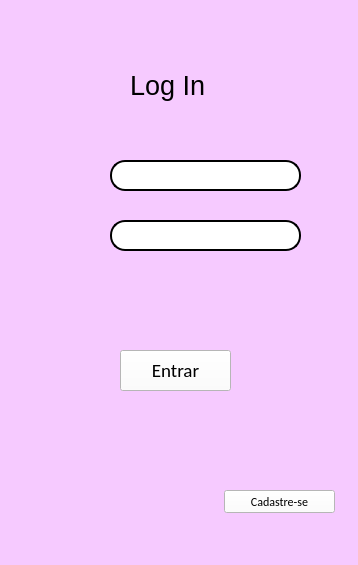
<?xml version="1.0" encoding="UTF-8"?>
<ui version="4.0">
 <class>MainWindow</class>
 <widget class="QMainWindow" name="MainWindow">
  <property name="geometry">
   <rect>
    <x>0</x>
    <y>0</y>
    <width>358</width>
    <height>565</height>
   </rect>
  </property>
  <property name="windowTitle">
   <string>MainWindow</string>
  </property>
  <property name="styleSheet">
   <string notr="true">background-color: rgb(255, 170, 255);
background-color: rgb(246, 202, 255);</string>
  </property>
  <widget class="QWidget" name="centralwidget">
   <widget class="QPushButton" name="pushButton">
    <property name="geometry">
     <rect>
      <x>120</x>
      <y>350</y>
      <width>111</width>
      <height>41</height>
     </rect>
    </property>
    <property name="font">
     <font>
      <family>Calibri</family>
      <pointsize>14</pointsize>
      <weight>50</weight>
      <bold>false</bold>
     </font>
    </property>
    <property name="styleSheet">
     <string notr="true">background-color: rgb(255, 255, 255);</string>
    </property>
    <property name="text">
     <string>Entrar</string>
    </property>
   </widget>
   <widget class="QLineEdit" name="lineEdit">
    <property name="geometry">
     <rect>
      <x>110</x>
      <y>160</y>
      <width>191</width>
      <height>31</height>
     </rect>
    </property>
    <property name="styleSheet">
     <string notr="true">background-color: rgb(255, 255, 255);
border-radius: 15px;
border-style: outset;
border-width: 2px;</string>
    </property>
   </widget>
   <widget class="QLineEdit" name="lineEdit_2">
    <property name="geometry">
     <rect>
      <x>110</x>
      <y>220</y>
      <width>191</width>
      <height>31</height>
     </rect>
    </property>
    <property name="styleSheet">
     <string notr="true">background-color: rgb(255, 255, 255);
border-radius: 15px;
border-style: outset;
border-width: 2px;</string>
    </property>
   </widget>
   <widget class="QPushButton" name="pushButton_2">
    <property name="geometry">
     <rect>
      <x>224</x>
      <y>490</y>
      <width>111</width>
      <height>23</height>
     </rect>
    </property>
    <property name="font">
     <font>
      <family>Calibri</family>
     </font>
    </property>
    <property name="styleSheet">
     <string notr="true">background-color: rgb(255, 255, 255);</string>
    </property>
    <property name="text">
     <string>Cadastre-se</string>
    </property>
   </widget>
   <widget class="QLabel" name="label_2">
    <property name="geometry">
     <rect>
      <x>60</x>
      <y>160</y>
      <width>31</width>
      <height>31</height>
     </rect>
    </property>
    <property name="text">
     <string/>
    </property>
    <property name="pixmap">
     <pixmap>usuario.png</pixmap>
    </property>
   </widget>
   <widget class="QLabel" name="label_3">
    <property name="geometry">
     <rect>
      <x>60</x>
      <y>220</y>
      <width>31</width>
      <height>31</height>
     </rect>
    </property>
    <property name="text">
     <string/>
    </property>
    <property name="pixmap">
     <pixmap>senha.png</pixmap>
    </property>
   </widget>
   <widget class="QLabel" name="label">
    <property name="geometry">
     <rect>
      <x>130</x>
      <y>70</y>
      <width>81</width>
      <height>31</height>
     </rect>
    </property>
    <property name="font">
     <font>
      <family>Arial</family>
      <pointsize>20</pointsize>
     </font>
    </property>
    <property name="text">
     <string>Log In</string>
    </property>
   </widget>
   <widget class="QLabel" name="label_4">
    <property name="geometry">
     <rect>
      <x>90</x>
      <y>270</y>
      <width>211</width>
      <height>21</height>
     </rect>
    </property>
    <property name="font">
     <font>
      <family>Calibri</family>
      <pointsize>12</pointsize>
     </font>
    </property>
    <property name="styleSheet">
     <string notr="true">color: rgb(0, 0, 0);</string>
    </property>
    <property name="text">
     <string/>
    </property>
   </widget>
  </widget>
  <widget class="QMenuBar" name="menubar">
   <property name="geometry">
    <rect>
     <x>0</x>
     <y>0</y>
     <width>358</width>
     <height>22</height>
    </rect>
   </property>
  </widget>
  <widget class="QStatusBar" name="statusbar"/>
 </widget>
 <resources/>
 <connections/>
</ui>
